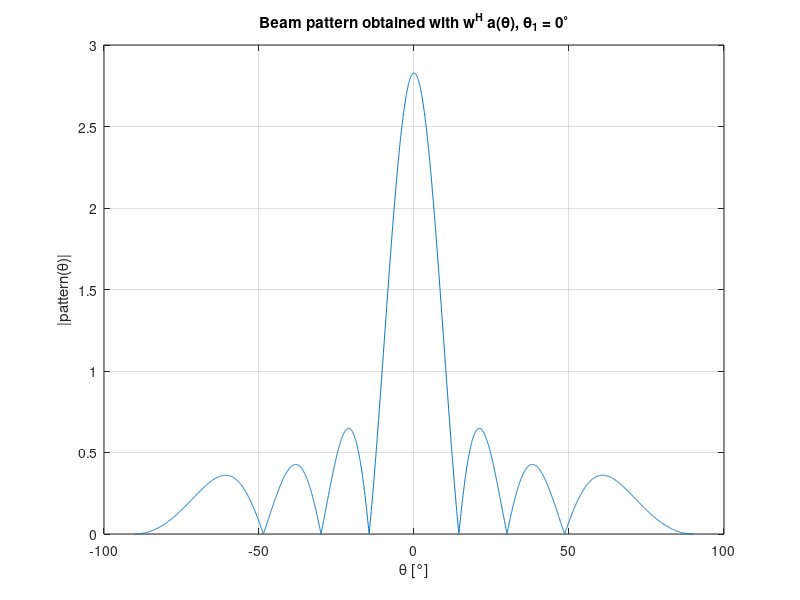
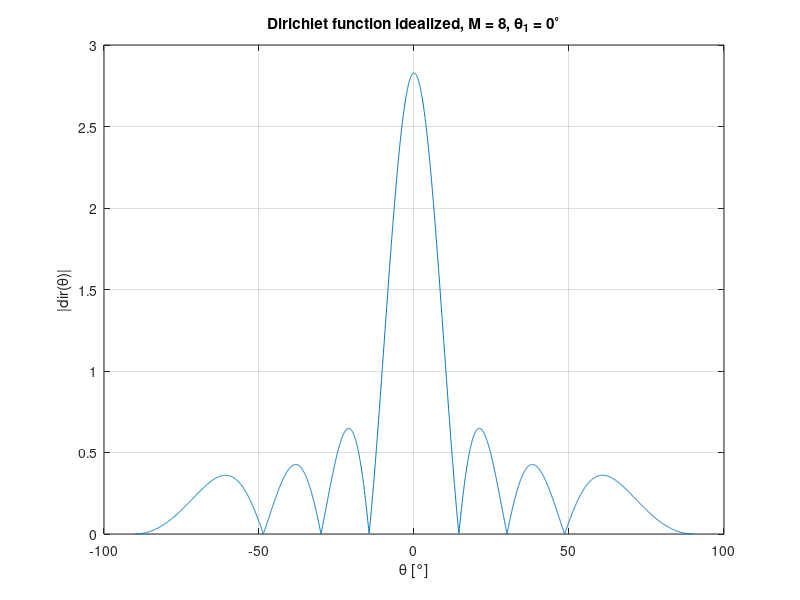

Write MATLAB code to recreate these figures, in order. (Note: this script raises an error after producing the figures.)
clear 
clc
close all

M = 8;
fc = 9e8;
c = 3e8;
theta_1 = 0;

lambda = c/fc;
d = lambda/2;
psi_1 = 2*pi*d/lambda*sin(theta_1);

m = 0:(M-1);
m = m';
a_theta1 = exp(1j*2*pi*d/lambda*sind(theta_1)*m); 
w = 1/sqrt(M)*a_theta1;

S = 3601;
theta = linspace(-90, 90, S);
V = zeros(M, S);

for i = 1:S
    a_theta = exp(1j*2*pi*d/lambda*m*sind(theta(i)));
    V(:,i) = a_theta;
end

w_hermitian = w'; % hermitian -> complex conjugate transpose
pattern = w_hermitian*V;

% plot
figure
plot(theta, abs(pattern))
grid on
title('Beam pattern obtained with w^H a(\theta), \theta_1 = 0^\circ')
xlabel('\theta [°]')
ylabel('|pattern(\theta)|')


% diric
psi_diric = 2*pi*d/lambda*(sind(theta)-sind(theta_1));
dir = sqrt(M)*diric(psi_diric, M); 

figure
plot(theta, abs(dir))
grid on
title('Dirichlet function idealized, M = 8, \theta_1 = 0^\circ')
xlabel('\theta [°]')
ylabel('|dir(\theta)|')


figure
polarplot(deg2rad(theta), abs(dir), 'r', 'LineWidth', 2);
ax = gca;
ax.ThetaZeroLocation = 'top';
ax.ThetaDir = 'clockwise';
ax.ThetaLim = [-90 90];
title(['Dirichlet pattern: M = ', num2str(M), ', \theta_1 = ', num2str(theta_1), '^o'])

% polar
figure
polarplot(deg2rad(theta), abs(pattern), 'r', 'LineWidth', 2);
ax = gca;
ax.ThetaZeroLocation = 'top';
ax.ThetaDir = 'clockwise';
ax.ThetaLim = [-90 90];
title(['Conventional beamforming: M=',num2str(M),', \theta_1 = ', num2str(theta_1), '^o'])

%% point 5
M_vector = [2, 15, 30, 50];

figure
for i = 1:length(M_vector)
    M = M_vector(i);
    m = 0:(M-1);
    m = m';
    a_theta1 = exp(1j*2*pi*d/lambda*sind(theta_1)*m); 
    w = 1/sqrt(M)*a_theta1;
    V = zeros(M, S);
    
    for j = 1:S
        a_theta = exp(1j*2*pi*d/lambda*m*sind(theta(j)));
        V(:,j) = a_theta;
    end
    
    w_hermitian = w'; 
    pattern = w_hermitian*V;
    
    % polar
    subplot(2,2,i)
    polarplot(deg2rad(theta), abs(pattern), 'r', 'LineWidth', 1.5);
    ax = gca;
    ax.ThetaZeroLocation = 'top';
    ax.ThetaDir = 'clockwise';
    ax.ThetaLim = [-90 90];
    title(['M = ', num2str(M_vector(i))])
    fprintf('Max for M = %d is %f.\n', M, max(abs(pattern)));
end
sgtitle('Conventional Beamforming: Polar Patterns for Different M at \theta_1 = 0^\circ', 'FontSize',11)

% change d over lambda
d_over_lambda = [0.25, 0.5, 1, 2];
M = 8;
m = 0:(M-1);
m = m';
m_pm = [-(M-1):(M-1)]';

figure
for i = 1:length(d_over_lambda)
    a_theta1 = exp(1j*2*pi*d_over_lambda(i)*sind(theta_1)*m); 
    w = 1/sqrt(M)*a_theta1;
    V = zeros(M, S);

    for j = 1:S
        a_theta = exp(1j*2*pi*d_over_lambda(i)*m*sind(theta(j)));
        V(:,j) = a_theta;
    end
    
    w_hermitian = w'; % hermitian -> complex conjugate transpose
    pattern = w_hermitian*V;
    
    % polar
    subplot(2,2,i)
    polarplot(deg2rad(theta), abs(pattern), 'r', 'LineWidth', 2);
    ax = gca;
    ax.ThetaZeroLocation = 'top';
    ax.ThetaDir = 'clockwise';
    ax.ThetaLim = [-90 90];
    title(['d/\lambda = ', num2str(d_over_lambda(i))])

    valid_ind = abs(sind(theta_1) + m_pm/(d_over_lambda(i))) <= 1;
    theta_max = asind(sind(theta_1) + m_pm/(d_over_lambda(i)));
    theta_max = theta_max(valid_ind);

    fprintf('Theta of the max for d/lambda = %d are: %s\n', d_over_lambda(i), mat2str(theta_max, 4));

end
sgtitle('Conventional Beamforming: Polar Patterns for Different d/lambda at \theta_1 = 0^\circ', 'FontSize',11)

theta_null_max = 90;
m_pm = m_pm(m_pm ~= 0);

lambda_over_d_max_direct = (sind(theta_null_max) - sind(theta_1)) ./ (m_pm/M);
valid = lambda_over_d_max_direct > 0;
d_over_lambda = 1 ./ lambda_over_d_max_direct(valid);
disp('Possible d/lambda values to avoid grating lobes:')
disp(d_over_lambda)


%% point 7
M = 8;
d_lambda = 0.5;
theta_1 = 30;

theta1_null = asind(sind(theta_1) + 1/(d_lambda)/M);
thetaminus1_null = asind(sind(theta_1) - 1/(d_lambda)/M);
FNBW = abs(theta1_null - thetaminus1_null);
disp(FNBW)

theta_1 = 60;
M_options = 1:20;
for M = 1:length(M_options)
    theta1_null = asind(sind(theta_1) + 1/(d_lambda)/M);
    if theta1_null < 90
        fprintf('Minimum M: %d, Theta_null_1: %f \n', M, theta1_null)
        break
    end
end

%% point 8
M = 8;
m = 0:(M-1)';
fc = 9e8;
c = 3e8;

theta_1 = 0;
theta1_possible = [20, 10, 5];
for i = 1:length(theta1_possible)
    theta = [theta_1, theta1_possible(i), -40, 60, -75, 80];
    
    lambda = c/fc;
    d = lambda/2;
    A = zeros(M, length(theta));
    
    for p = 1:length(theta)
        a_theta = exp(1j*2*pi*d/lambda*m*sind(theta(p)));
        A(:,p) = a_theta;
    end 
    
    % without for loop
    A = exp(1j*2*pi*d/lambda*m'*sind(theta));
  
    sigma = 1e-5;
    R_y = A*A'+sigma*eye(M);
    w_MDVR = (R_y \ A(:,1)) / (A(:,1)' * (R_y \ A(:,1)));
    
    
    S = 3601;
    theta_val = linspace(-90, 90, S);
    V = zeros(M, S);
    
    for k = 1:S
        a_theta = exp(1j*2*pi*d/lambda*m*sind(theta_val(k)));
        V(:,k) = a_theta;
    end
   
    % without for loop
    V = exp(1j*2*pi*d/lambda*m'*sind(theta_val));
    
    w_hermitian = w_MDVR';
    pattern = w_hermitian*V;
    
    % polar
    figure
    polarplot(deg2rad(theta_val), abs(pattern), 'r', 'LineWidth', 2);
    ax = gca;
    ax.ThetaZeroLocation = 'top';
    ax.ThetaDir = 'clockwise';
    ax.ThetaLim = [-90 90];
    title(['MVDR Beamforming: \theta_1 = ', num2str(theta_1), '^\circ, first interferer at \theta = ', num2str(theta1_possible(i)), '^\circ'])
    hold on
    for c= 2:length(theta)
        polarplot(deg2rad([theta(c), theta(c)]), [0, max(abs(pattern))], '--b')
    end
end

%% point 14 
interferers = 31;
theta = linspace(-90, 90, interferers);
theta1 = 0;
theta = [theta1, theta];
lambda = c/fc;
d = lambda/2; 
A = zeros(M, length(theta));

% Si può fare senza for 
A = exp(1j*2*pi*d/lambda*m'*sind(theta));

sigma = 1e-5;
R_y = A*A'+sigma*eye(M);
w_MDVR = (R_y \ A(:,1)) / norm(R_y \ A(:,1), 2);

S = 3601;
theta_val = linspace(-90, 90, S);
V = zeros(M, S);

for k = 1:S
    a_theta = exp(1j*2*pi*d/lambda*m*sind(theta_val(k)));
    V(:,k) = a_theta; 
end
   
% without for loop 
V = exp(1j*2*pi*d/lambda*m'*sind(theta_val));

w_hermitian = w_MDVR';
pattern = w_hermitian*V;

A = exp(1j*2*pi*d/lambda*m*sind(theta1));
w_conv = 1/sqrt(M)*A';
w_hermitian_conv = w_conv';
pattern_conv = w_hermitian_conv*V;

% polar
figure
polarplot(deg2rad(theta_val), abs(pattern), 'r', 'LineWidth', 2);
ax = gca;
ax.ThetaZeroLocation = 'top';
ax.ThetaDir = 'clockwise';
ax.ThetaLim = [-90 90];
hold on;
polarplot(deg2rad(theta_val), abs(pattern_conv), '--b', 'LineWidth', 2);
title(['MVDR vs Conventional Beamforming (M = ', num2str(M), ', DoA = ', num2str(theta1), '°)'], 'FontSize', 14);
legend('MVDR', 'Conventional', 'Location', 'southoutside');
